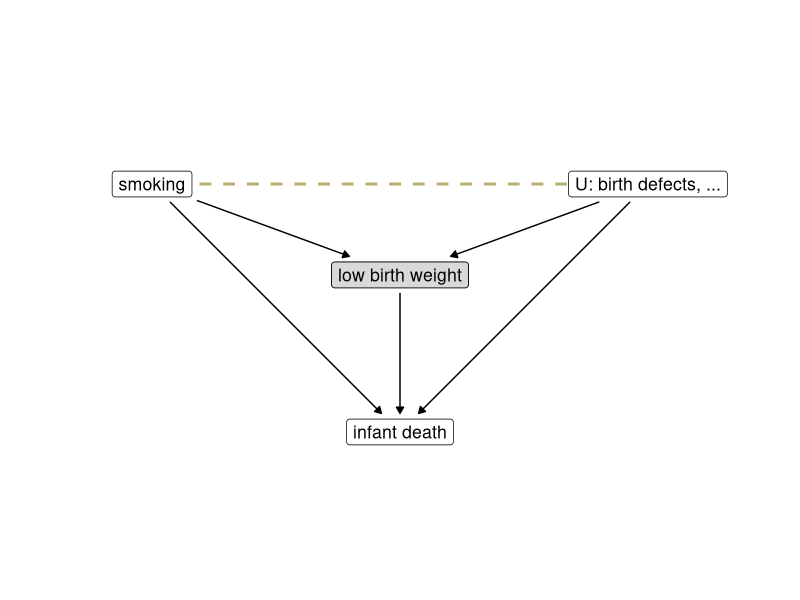
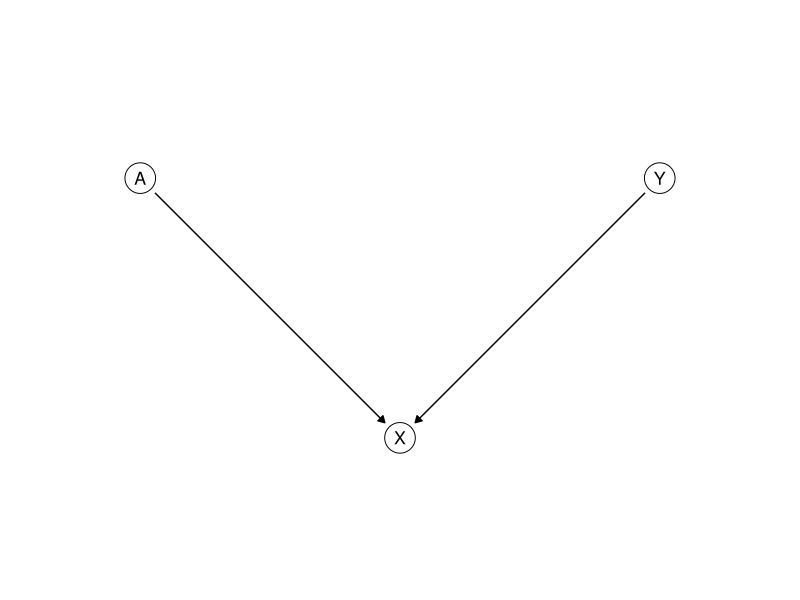
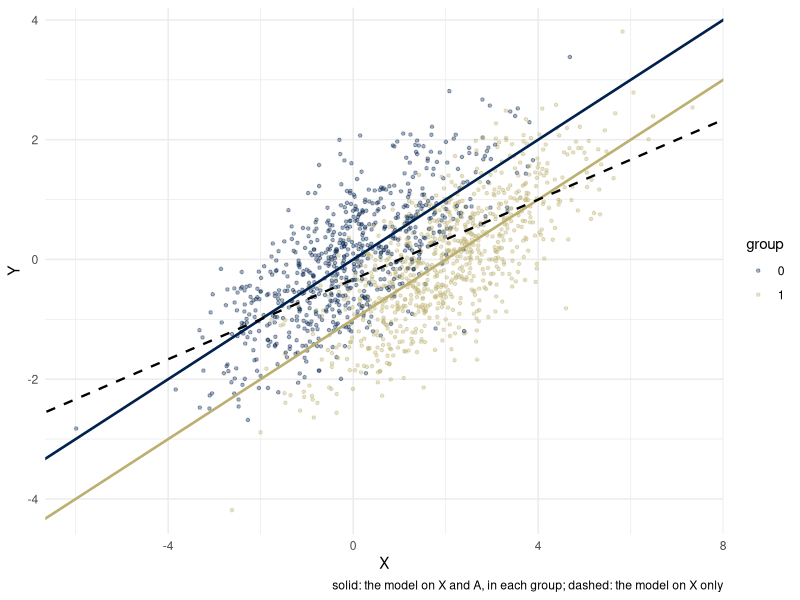
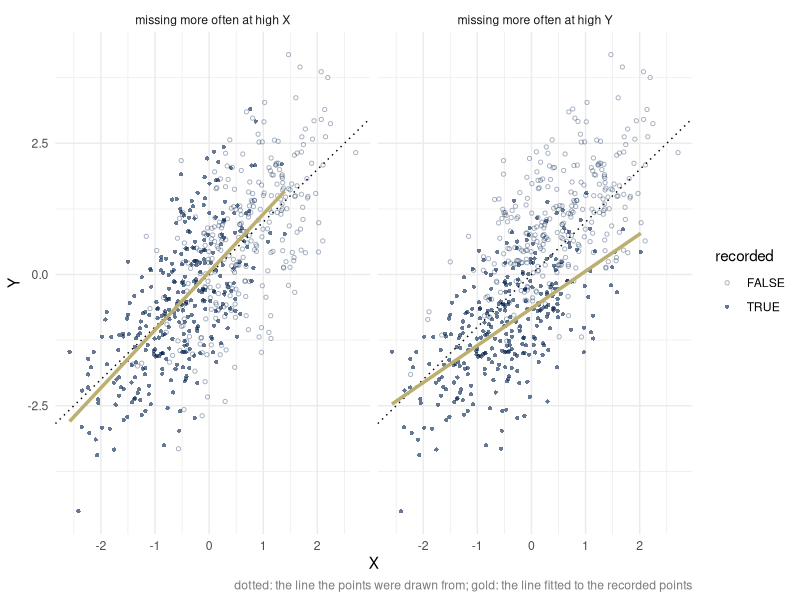

The R script that drew these images, in order:
## ---- chunk 1
library(ggplot2)
library(dplyr)
theme_set(theme_minimal())
set.seed(313)
# cividis: viridisLite::cividis(9)[c(1, 3, 5, 6, 7, 9)]
navy <- "#00204D"; slate <- "#414D6B"; cgray <- "#7C7B78"; khaki <- "#9B9477"; gold <- "#BCAF6F"; yellow <- "#FFEA46"
two <- c(navy, gold)               # the two groups, wherever there are two

# Causal graphs. Nodes are letters in circles, or words in boxes (boxes = TRUE). A node's
# size is fixed on the page, in inches; draw_dag measures the device and stops every arrow
# `gap` inches short of its nodes. From weeks 3 and 4.
draw_dag <- function(nodes, edges, dashed = character(0), highlight = character(0), boxes = FALSE,
                     text_size = 4.5, xlim = c(-0.5, 2.5), ylim = c(-0.4, 1.4), extra = theme(),
                     gap = 0.05) {
  if (!"panel" %in% names(nodes)) { nodes$panel <- ""; edges$panel <- "" }
  pad <- unit(0.3, "lines"); border <- 0.25; dot <- 10; stroke <- 0.5; lw <- c(black = 0.5, gold = 1.1)
  p <- ggplot() +
    facet_wrap(~ panel, nrow = 1) +
    coord_fixed(xlim = xlim, ylim = ylim) +
    theme_void() +
    theme(strip.text = element_text(size = 11), panel.spacing = unit(1, "lines")) +
    extra
  p <- if (boxes) {
    p + geom_label(data = nodes, aes(x, y, label = name), size = text_size, label.size = border,
                   label.padding = pad)
  } else {
    p + geom_point(data = nodes, aes(x, y), size = dot, shape = 21, fill = "white", stroke = stroke) +
      geom_text(data = nodes, aes(x, y, label = name), size = text_size, parse = TRUE)
  }
  inch <- function(u, f) f(u, "in", valueOnly = TRUE)
  g <- ggplotGrob(p)
  pp <- ggplot_build(p)$layout$panel_params[[1]]
  per_unit <- min((dev.size("in")[1] - sum(inch(g$widths, grid::convertWidth))) /
                    (length(unique(nodes$panel)) * diff(pp$x.range)),
                  (dev.size("in")[2] - sum(inch(g$heights, grid::convertHeight))) / diff(pp$y.range))
  if (boxes) {
    text <- lapply(as.character(nodes$name), grid::textGrob, gp = grid::gpar(fontsize = text_size * .pt))
    nodes$hw <- (sapply(text, \(t) inch(grid::grobWidth(t), grid::convertWidth)) / 2 +
                   inch(pad, grid::convertWidth) + border * .pt / 96 / 2) / per_unit
    nodes$hh <- (sapply(text, \(t) inch(grid::grobHeight(t), grid::convertHeight)) / 2 +
                   inch(pad, grid::convertHeight) + border * .pt / 96 / 2) / per_unit
  } else {
    nodes$hw <- nodes$hh <- (0.375 * (dot * .pt + stroke * .stroke / 2) / 72 +
                               stroke * .stroke / 2 / 96 / 2) / per_unit
  }
  e <- edges |>
    left_join(nodes, by = c("panel", "from" = "name")) |>
    rename(x0 = x, y0 = y, hw0 = hw, hh0 = hh) |>
    left_join(nodes, by = c("panel", "to" = "name")) |>
    mutate(dx = x - x0, dy = y - y0, len = sqrt(dx^2 + dy^2), ux = dx / len, uy = dy / len,
           col = ifelse(paste(from, to) %in% highlight, "#BCAF6F", "black"),
           style = ifelse(paste(from, to) %in% dashed, "dashed", "solid"),
           g0 = gap / per_unit,
           g1 = (gap + ifelse(col == "black", lw[["black"]], lw[["gold"]]) * .pt / 96 / 2) / per_unit,
           s0 = if (boxes) pmin((hw0 + g0) / pmax(abs(ux), 1e-9), (hh0 + g0) / pmax(abs(uy), 1e-9)) else hw0 + g0,
           s1 = if (boxes) pmin((hw + g1) / pmax(abs(ux), 1e-9), (hh + g1) / pmax(abs(uy), 1e-9)) else hw + g1,
           xs = x0 + s0 * ux, ys = y0 + s0 * uy, xe = x - s1 * ux, ye = y - s1 * uy)
  p + geom_segment(data = e, aes(x = xs, y = ys, xend = xe, yend = ye, linetype = style, color = col),
                   arrow = arrow(length = unit(0.18, "cm"), type = "closed"),
                   linewidth = ifelse(e$col == "black", lw[["black"]], lw[["gold"]]), show.legend = FALSE) +
    scale_linetype_identity() + scale_color_identity()
}

# A gray box over the node conditioned on, and a dashed gold line, under the nodes, for the
# association that conditioning creates.
condition_on <- function(p, nodes, node, induced = NULL, text_size = 4.5, boxes = TRUE) {
  if (!is.null(induced)) {
    ends <- nodes[match(induced, nodes$name), ]
    under <- geom_segment(data = data.frame(x = ends$x[1], y = ends$y[1], xend = ends$x[2], yend = ends$y[2]),
                          aes(x, y, xend = xend, yend = yend), linetype = "dashed", color = gold, linewidth = 1)
    p$layers <- c(list(under), p$layers)
  }
  box <- nodes[nodes$name == node, ]
  if (boxes) {
    p + geom_label(data = box, aes(x, y, label = name), size = text_size, label.size = 0.25,
                   label.padding = unit(0.3, "lines"), fill = "grey85")
  } else {
    p + geom_point(data = box, aes(x, y), size = 10, shape = 22, fill = "grey85", stroke = 0.5) +
      geom_text(data = box, aes(x, y, label = name), size = text_size, parse = TRUE)
  }
}
## ---- chunk 2
bw <- data.frame(name = c("smoking", "low birth weight", "U: birth defects, ...", "infant death"),
                 x = c(0, 1.5, 3, 1.5), y = c(1, 0.45, 1, -0.5))
bw_edges <- data.frame(from = c("smoking", "U: birth defects, ...", "low birth weight", "U: birth defects, ...", "smoking"),
                       to = c("low birth weight", "low birth weight", "infant death", "infant death", "infant death"))
p <- draw_dag(bw, bw_edges, boxes = TRUE, xlim = c(-0.7, 3.7), ylim = c(-0.75, 1.25))
condition_on(p, bw, "low birth weight", induced = c("smoking", "U: birth defects, ..."))
## ---- chunk 3
cw <- data.frame(name = c("A", "Y", "X"), x = c(0, 2, 1), y = c(1, 1, 0))
draw_dag(cw, data.frame(from = c("A", "Y"), to = c("X", "X")), xlim = c(-0.4, 2.4), ylim = c(-0.3, 1.3))
## ---- chunk 4
generate_data <- function(n = 500, betaY = 1, betaA = 2) {
  A <- rbinom(n, 1, 1/2)
  Y <- rnorm(n)
  X <- betaY * Y + betaA * A + rnorm(n)
  data.frame(Y = Y, X = X, A = factor(A))
}
train <- generate_data(1e5)
test <- generate_data(1e5)
unaware <- lm(Y ~ X, data = train)
full <- lm(Y ~ X + A, data = train)
round(coef(unaware), 2)
round(coef(full), 2)

test |>
  mutate(pred_unaware = predict(unaware, newdata = test),
         pred_full = predict(full, newdata = test)) |>
  group_by(A) |>
  summarize(mean_Y = mean(Y),
            mean_pred_unaware = mean(pred_unaware),
            mean_pred_full = mean(pred_full),
            mse_unaware = mean((Y - pred_unaware)^2),
            mse_full = mean((Y - pred_full)^2)) |>
  mutate(across(-A, \(v) round(v, 2)))
## ---- chunk 5
show <- test[sample(nrow(test), 1500), ]
ggplot(show, aes(X, Y, color = A)) +
  geom_point(alpha = 0.35, size = 0.9) +
  geom_abline(intercept = 0, slope = 1/2, color = navy, linewidth = 0.9) +
  geom_abline(intercept = -1, slope = 1/2, color = gold, linewidth = 0.9) +
  geom_abline(intercept = -1/3, slope = 1/3, color = "black", linetype = "dashed", linewidth = 0.8) +
  scale_color_manual(values = two, name = "group") +
  labs(caption = "solid: the model on X and A, in each group; dashed: the model on X only")
## ---- chunk 6
n <- 600
X <- rnorm(n)
Y <- X + rnorm(n)
logistic <- function(v) 1 / (1 + exp(-v))
cc <- rbind(
  data.frame(X = X, Y = Y, mechanism = "missing more often at high X",
             observed = rbinom(n, 1, logistic(-2 * X)) == 1),
  data.frame(X = X, Y = Y, mechanism = "missing more often at high Y",
             observed = rbinom(n, 1, logistic(-2 * Y)) == 1))
ggplot(cc, aes(X, Y)) +
  geom_point(aes(shape = observed, alpha = observed), color = navy, size = 1.1) +
  scale_shape_manual(values = c(`TRUE` = 16, `FALSE` = 1), name = "recorded") +
  scale_alpha_manual(values = c(`TRUE` = 0.6, `FALSE` = 0.35), name = "recorded") +
  geom_abline(intercept = 0, slope = 1, linetype = "dotted") +
  geom_smooth(data = subset(cc, observed), method = "lm", se = FALSE,
              color = gold, linewidth = 1.2, formula = y ~ x) +
  facet_wrap(~ mechanism) +
  labs(caption = "dotted: the line the points were drawn from; gold: the line fitted to the recorded points") +
  theme(plot.caption = element_text(color = cgray))
## ---- chunk 7
sim <- function(n) { d <- generate_data(n); d$A <- as.integer(as.character(d$A)); d$Arec <- ifelse(rbinom(n, 1, 1/2) == 1, d$A, NA); d }
tr <- sim(1e5); te <- sim(1e5); known <- !is.na(te$Arec)
drop_col <- predict(lm(Y ~ X, data = tr), te)
drop_rows <- predict(lm(Y ~ X + Arec, data = tr), te)
cc <- subset(tr, !is.na(Arec))
imp <- glm(Arec ~ X + Y, family = binomial, data = cc)
b <- rowMeans(replicate(20, {
  d <- tr; miss <- is.na(d$Arec)
  d$Arec[miss] <- rbinom(sum(miss), 1, predict(imp, d[miss, ], type = "response"))
  coef(lm(Y ~ X + Arec, data = d))
}))
f <- function(x, a) b[1] + b[2] * x + b[3] * a
pA <- predict(glm(Arec ~ X, family = binomial, data = cc), te, type = "response")
fill_in <- ifelse(known, f(te$X, te$Arec), pA * f(te$X, 1) + (1 - pA) * f(te$X, 0))
row_of <- function(p) {
  mse <- function(idx) sprintf("%.2f", mean((te$Y[idx] - p[idx])^2))
  gap <- function(idx) { m <- tapply(p[idx], te$A[idx], mean); sprintf("%.2f", m[2] - m[1]) }
  none <- all(is.na(p[!known]))
  c(mse(known), if (none) "no prediction" else mse(!known), gap(known), if (none) "no prediction" else gap(!known))
}
tab <- rbind(`drop the column` = row_of(drop_col), `drop the rows` = row_of(drop_rows), `fill in` = row_of(fill_in))
colnames(tab) <- c("MSE, A recorded", "MSE, A missing", "gap, A recorded", "gap, A missing")
knitr::kable(tab, caption = "100,000 training and 100,000 test rows; A recorded for half of each, at random.")
